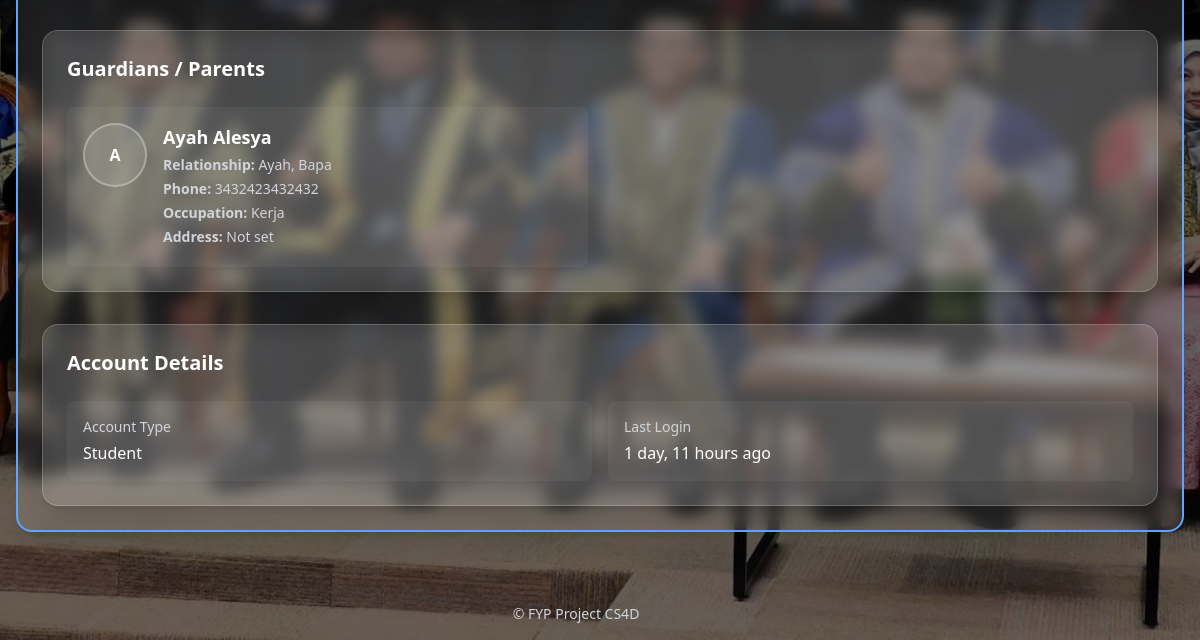
The app's page /dashboard/profile/ (signed in, lower part), older data.
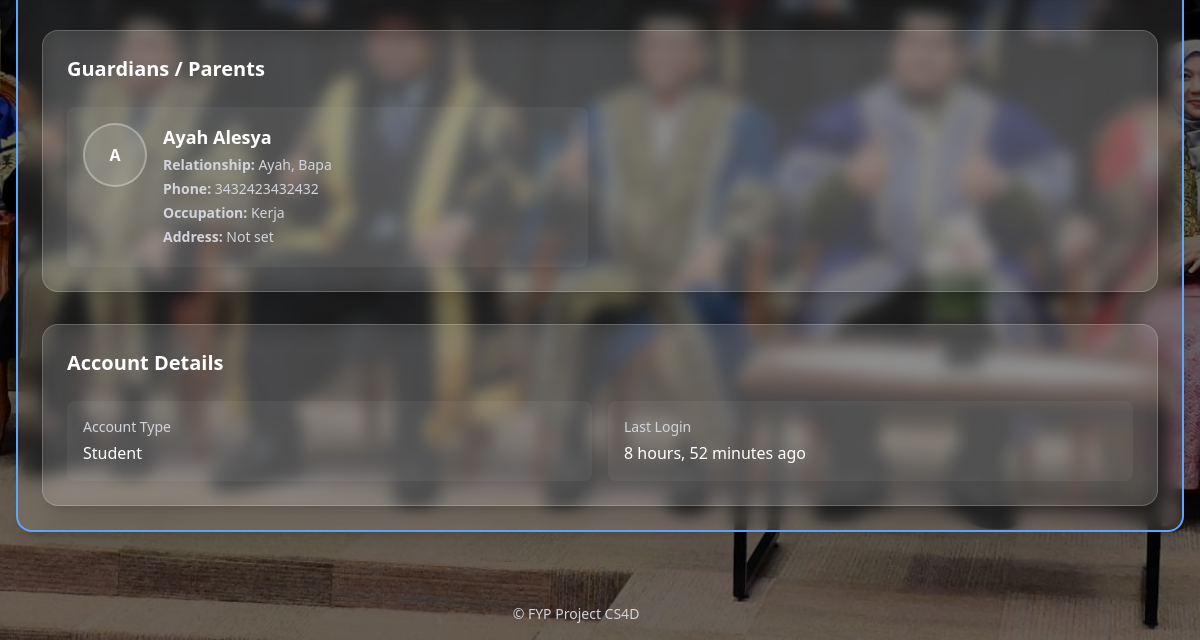
The same page, newer data.
### accounts/models.py (models this page shows, shortened)
class CustomUser(AbstractBaseUser, PermissionsMixin):
    class Role(models.TextChoices):
        STUDENT = 'STUDENT', 'Student'
        LECTURER = 'LECTURER', 'Lecturer'
        ADMIN = 'ADMIN', 'Admin'
    email = models.EmailField(unique=True)
    identity_card_number = models.CharField(
        max_length=20, unique=True, verbose_name="IC/Identity Card No."
    )
    full_name = models.CharField(
        max_length=255, verbose_name="Full Name (as per IC)"
    )
    short_name = models.CharField(
        max_length=64, verbose_name="Short Name", blank=True,
        help_text="E.g. 'Ali', for display in tables/lists"
    )
    role = models.CharField(max_length=20, choices=Role.choices, default=Role.STUDENT)
    phone_number = models.CharField(max_length=20, blank=True, null=True)
    address = models.TextField(blank=True, null=True)
    department = models.ForeignKey(
        Department,
        null=True,
        blank=True,
        on_delete=models.SET_NULL,
        related_name='users'
    )
    profile_picture = models.ImageField(upload_to='profile_pics/', blank=True, null=True)
    is_staff = models.BooleanField(default=False)
    is_active = models.BooleanField(default=True)
    date_joined = models.DateTimeField(default=timezone.now, blank=True, null=True)
    USERNAME_FIELD = 'email'
    REQUIRED_FIELDS = ['identity_card_number', 'full_name', 'short_name']
    objects = CustomUserManager()
    def get_full_name(self):
        return self.full_name
    def get_short_name(self):
        return self.short_name or (self.full_name.split(' ')[0] if self.full_name else self.email)

### dashboard/views.py (the view)
# urls.py: path('profile/', profile_view, name='profile'),
@login_required
def profile_view(request):
    user = request.user
    context = {
        "profile_url_name": "dashboard:profile",
    }
    if user.role == user.Role.STUDENT:
        try:
            student = Student.objects.select_related('user', 'class_group').prefetch_related('parents').get(user=user)
        except Student.DoesNotExist:
            student = None
        context['student'] = student
    elif user.role == user.Role.LECTURER:
        try:
            lecturer = Lecturer.objects.select_related('user', 'department').get(user=user)
        except Lecturer.DoesNotExist:
            lecturer = None
        context['lecturer'] = lecturer
    return render(request, "dashboard/profile.html", context)

### core/models.py (called while the page is built)
    def __str__(self):
        return f"{self.name} ({self.course.code}, {self.year})"

    def get_roles_list(self):
        return [r.strip().capitalize() for r in self.roles.split(',') if r.strip()]

### dashboard/templates/dashboard/profile.html (shortened to what this page needs)
{% extends 'dashboard/base_profile.html' %}
{% load widget_tweaks %}
{% block content_inner %}
<div class="space-y-8">
  {% if request.user.role == 'STUDENT' and student %}
    <div class="bg-white/10 backdrop-blur-md rounded-2xl p-6 border border-white/20 shadow-xl">
      <h3 class="text-xl font-semibold text-white mb-6">Guardians / Parents</h3>
      {% if student.parents.all|length %}
        <div class="grid grid-cols-1 md:grid-cols-2 gap-6">
          {% for parent in student.parents.all %}
            <div class="bg-white/5 rounded-lg p-4 flex gap-4">
              <div>
                {% if parent.profile_picture %}
                  <img src="{{ parent.profile_picture.url }}" alt="{{ parent.full_name|default:'Guardian' }}"
                       class="w-16 h-16 rounded-full object-cover border-2 border-white/30 mb-2">
                {% else %}
                  <div class="w-16 h-16 rounded-full bg-white/10 border-2 border-white/30 mb-2 grid place-items-center">
                    <span class="text-white font-semibold">
                      {{ parent.full_name|default:parent.email|default:"?"|slice:":1"|upper }}
                    </span>
                  </div>
                {% endif %}
              </div>
              <div>
                <h4 class="text-lg text-white font-semibold mb-1">
                  {{ parent.full_name|default:"No Name Set" }}
                </h4>
                <p class="text-gray-300 text-sm mb-1">
                  <span class="font-semibold">Relationship:</span>
                  {{ parent.get_roles_list|join:", " }}
                </p>
                <p class="text-gray-300 text-sm mb-1">
                  <span class="font-semibold">Phone:</span> {{ parent.phone_number|default:"Not set" }}
                </p>
                <p class="text-gray-300 text-sm mb-1">
                  <span class="font-semibold">Occupation:</span> {{ parent.occupation|default:"Not set" }}
                </p>
                <p class="text-gray-300 text-sm mb-1">
                  <span class="font-semibold">Address:</span> {{ parent.address|default:"Not set" }}
                </p>
              </div>
            </div>
          {% endfor %}
        </div>
      {% else %}
        <p class="text-white">No guardian/parent information linked to this account.</p>
      {% endif %}
    </div>
  {% endif %}
  <div class="bg-white/10 backdrop-blur-md rounded-2xl p-6 border border-white/20 shadow-xl">
    <h3 class="text-xl font-semibold text-white mb-6">Account Details</h3>
    <div class="grid grid-cols-1 sm:grid-cols-2 gap-4">
      <div class="bg-white/5 rounded-lg p-4">
        <h4 class="text-sm text-gray-300 mb-1">Account Type</h4>
        <p class="text-white">{{ request.user.get_role_display }}</p>
      </div>
      <div class="bg-white/5 rounded-lg p-4">
        <h4 class="text-sm text-gray-300 mb-1">Last Login</h4>
        <p class="text-white">
          {% if request.user.last_login %}{{ request.user.last_login|timesince }} ago{% else %}Never{% endif %}
        </p>
      </div>
    </div>
  </div>
</div>
{% endblock %}

Row changes from the older to the newer data that the page shows:
changed CustomUser "Student": user.last_login "1 day, 11 hours" → "8 hours, 52 minutes"
